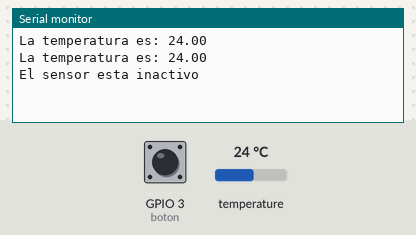
The sketch below on a simulated ESP32. Shown: the last lines printed to the serial monitor. The test bench sets the inputs (shaded band); at power-on: temperature 24 °C, GPIO 3 (boton) LOW.

Above: at 7.5 s.
7.6 s: temperature set to 12 °C
At 10.2 s:
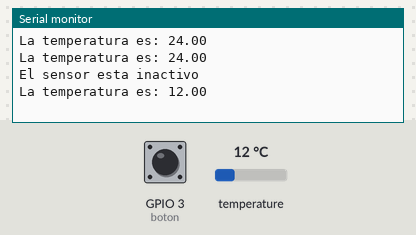
12.2 s: GPIO 3 (boton) pulled HIGH for 3 s
At 13.7 s:
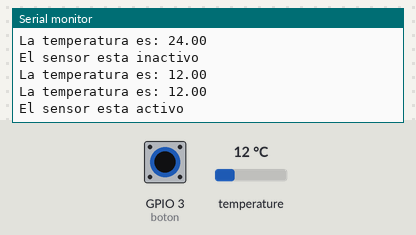
16.8 s: temperature set to 19 °C
At 19.5 s:
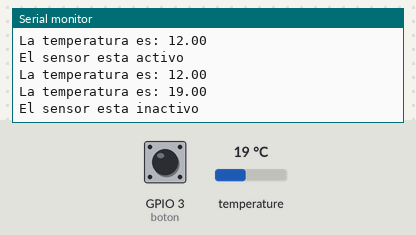
Timing chart, 0 to 21.0 s (numbered marks = the images above; inputs shaded):
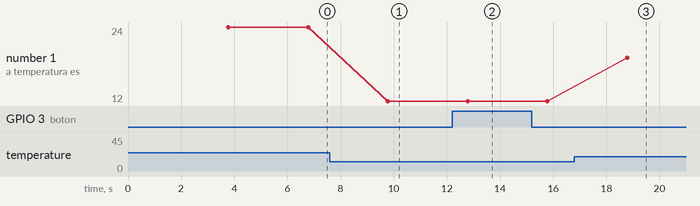

The sketch:

Interrupciones_por_software.ino
```cpp
/*
 * Fundacion Kinal
 * Centro educativo tecnico laboral Kinal
 * Electronica
 * Grado: Quinto
 * Sección: A
 * Curso: Taller de electronica digital y reparación de computadoras I
 * Nombre: Wolf Salguero
 * Carnet: 2021179
 * Proyecto: Interrupciones por software
*/

//librerias
#include <Ticker.h>
#include <DallasTemperature.h>
#include <Wire.h>

//Directivas de preprocesador
#define boton 3


//Funciones ISR
void ISR_Temp();
void ISR_Sensor();

//Variables
 float T_status;
volatile static bool S_status;

//Constructores
Ticker leer_temp(ISR_Temp, 3000);
Ticker leer_sensor(ISR_Sensor, 6000);
OneWire ourWire(2);
DallasTemperature sensor_temp(&ourWire);

void setup() {
sensor_temp.begin();
Serial.begin(9600);
pinMode(2, INPUT);
pinMode(3, INPUT);
leer_temp.start();
leer_sensor.start();
}

void loop() {

leer_temp.update();
leer_sensor.update();

}

void ISR_Temp(){
  sensor_temp.requestTemperatures();
T_status = sensor_temp.getTempCByIndex(0);
Serial.print("La temperatura es: ");
Serial.println(T_status);
}

void ISR_Sensor(){
S_status = digitalRead(boton);

if(S_status == HIGH){
  Serial.println("El sensor esta activo");
}

  if(S_status == LOW){
  Serial.println("El sensor esta inactivo");
}

}
```

Measured:
- after the input at 7.6 s, the serial monitor: prints a new line after 2.2 s (image 1)
- after the input at 12.2 s, the serial monitor: prints a new line after 0.58 s (image 2)
- after the input at 16.8 s, the serial monitor: prints a new line after 2.0 s (image 3)
- plotted number 1: 24 → 12 after the input at 7.6 s, 12 → 19 after the input at 16.8 s
